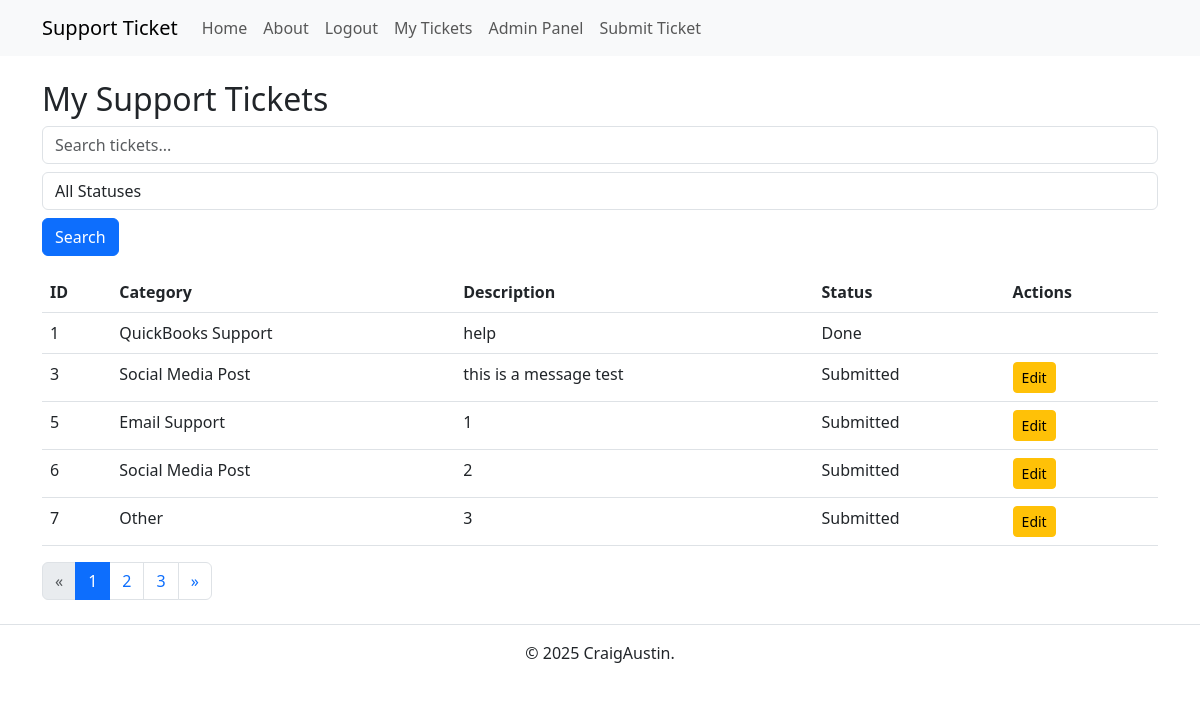
Page /tickets (signed in) on the committed database.
### app.py (models this page shows)
class Ticket(db.Model):
    id = db.Column(db.Integer, primary_key=True)
    user_id = db.Column(db.Integer, db.ForeignKey('user.id'), nullable=False)
    category = db.Column(db.String(100), nullable=False)
    description = db.Column(db.Text, nullable=False)
    status = db.Column(db.String(20), default='Submitted')
    user = db.relationship('User', backref=db.backref('tickets', lazy=True))

### app.py (the view)
@app.route('/tickets', methods=['GET'])
@login_required
def view_tickets():
    search_query = request.args.get('search', '')
    status_filter = request.args.get('status_filter', '')
    tickets_query = Ticket.query.filter_by(user_id=current_user.id)
    if search_query:
        tickets_query = tickets_query.filter(
            Ticket.category.ilike(f"%{search_query}%") |
            Ticket.description.ilike(f"%{search_query}%")
        )
    if status_filter:
        tickets_query = tickets_query.filter_by(status=status_filter)
    page, per_page, offset = get_page_args(page_parameter='page', per_page_parameter='per_page')
    per_page = 5
    total = tickets_query.count()
    tickets = tickets_query.offset(offset).limit(per_page).all()
    pagination = Pagination(page=page, per_page=per_page, total=total, css_framework='bootstrap4')
    return render_template('tickets.html', tickets=tickets, pagination=pagination)

### app.py (called while the page is built)
@login_manager.user_loader
def load_user(user_id):
    return User.query.get(int(user_id))

### templates/tickets.html (shortened to what this page needs)
{% extends 'base.html' %}
{% block content %}
<h2>My Support Tickets</h2>
{% if tickets %}
<form method="GET" action="{{ url_for('view_tickets') }}" class="mb-3">
    <input type="text" name="search" placeholder="Search tickets..." class="form-control"
        value="{{ request.args.get('search', '') }}">
    <select name="status_filter" class="form-control mt-2">
        <option value="">All Statuses</option>
    </select>
    <button type="submit" class="btn btn-primary mt-2">Search</button>
</form>
<table class="table">
    <thead>
        <tr>
            <th>ID</th>
            <th>Category</th>
            <th>Description</th>
            <th>Status</th>
            <th>Actions</th>
        </tr>
    </thead>
    <tbody>
        {% for ticket in tickets %}
        <tr>
            <td>{{ ticket.id }}</td>
            <td>{{ ticket.category }}</td>
            <td>{{ ticket.description }}</td>
            <td>{{ ticket.status }}</td>
            <td>
                {% if ticket.status != "Done" and ticket.user_id == current_user.id %}
                <a href="{{ url_for('edit_ticket', ticket_id=ticket.id) }}" class="btn btn-warning btn-sm">Edit</a>
                {% endif %}
            </td>
        </tr>
        {% endfor %}
    </tbody>
</table>
<div class="pagination-container">
    {{ pagination.links }}
</div>
{% else %}
<p>You have no submitted tickets.</p>
{% endif %}
{% endblock %}

### templates/base.html (shortened to what this page needs)
<!DOCTYPE html>
<html lang="en">
<head>
    <link rel="stylesheet" href="{{ url_for('static', filename='styles.css') }}">
    <link href="https://cdn.jsdelivr.net/npm/bootstrap@5.3.0/dist/css/bootstrap.min.css" rel="stylesheet">
</head>
<body>
    <nav class="navbar navbar-expand-lg navbar-light bg-light">
        <div class="container">
            <a class="navbar-brand" href="{{ url_for('index') }}">Support Ticket</a>
            <div class="collapse navbar-collapse" id="navbarNav">
                <ul class="navbar-nav">
                    <li class="nav-item">
                        <a class="nav-link" href="{{ url_for('index') }}">Home</a>
                    </li>
                    <li class="nav-item">
                        <a class="nav-link" href="{{ url_for('about') }}">About</a>
                    </li>
                    {% if current_user.is_authenticated %}
                    <li class="nav-item">
                        <a class="nav-link" href="{{ url_for('logout') }}">Logout</a>
                    </li>
                    <li class="nav-item">
                        <a class="nav-link" href="{{ url_for('view_tickets') }}">My Tickets</a>
                    </li>
                    {% if current_user.is_admin %}
                    <li class="nav-item">
                        <a class="nav-link" href="{{ url_for('admin_tickets') }}">Admin Panel</a>
                    </li>
                    {% endif %}
                    <li class="nav-item">
                        <a class="nav-link" href="{{ url_for('submit_ticket') }}">Submit Ticket</a>
                    </li>
                    {% endif %}
                </ul>
            </div>
        </div>
    </nav>
    <div class="container mt-4">
        {% block content %}{% endblock %}
    </div>
    <footer class="text-center mt-4 py-3 border-top">
        <p>&copy; 2025 CraigAustin.</p>
    </footer>
</body>
</html>

### static/styles.css (style rules this page uses)
*, *::before, *::after { box-sizing: border-box; }
* { margin: 0; }
body { line-height: 1.5; -webkit-font-smoothing: antialiased; }
input, button, textarea, select { font: inherit; }
p, h1, h2, h3, h4, h5, h6 { overflow-wrap: break-word; }
p { text-wrap: pretty; }
h1, h2, h3, h4, h5, h6 { text-wrap: balance; }

### rows in the picture
Ticket: id "1", category "QuickBooks Support", description "help", status "Done"
Ticket: id "3", category "Social Media Post", description "this is a message test", status "Submitted"
Ticket: id "5", category "Email Support", description "1", status "Submitted"
Ticket: id "6", category "Social Media Post", description "2", status "Submitted"
Ticket: id "7", category "Other", description "3", status "Submitted"

### other values in the picture
{{ pagination.links }} "« 1 2 3 »"
